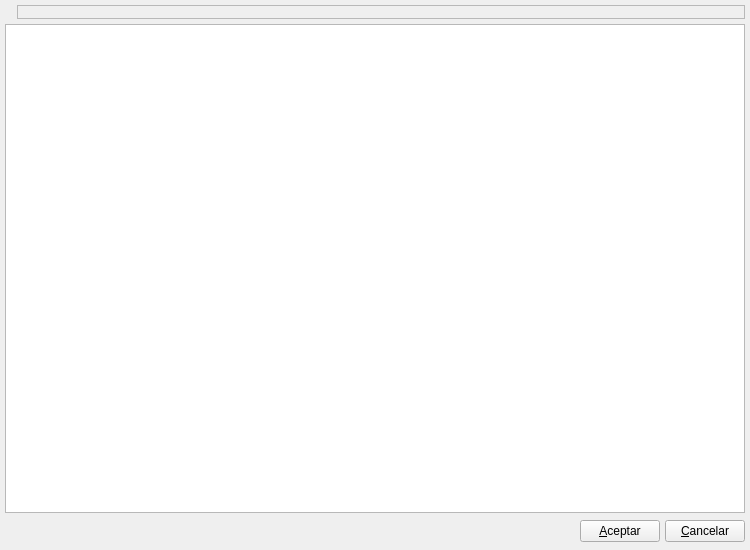
<ui version="4.0" >
 <author>Tomeu Borras Riera</author>
 <class>ListAlmacenBase</class>
 <widget class="QWidget" name="ListAlmacenBase" >
  <property name="geometry" >
   <rect>
    <x>0</x>
    <y>0</y>
    <width>750</width>
    <height>550</height>
   </rect>
  </property>
  <property name="windowTitle" >
   <string>Almacenes</string>
  </property>
  <property name="windowIcon" >
   <iconset resource="../../../bulmages.qrc" >
    <normaloff>:/Images/warehouse-list.svg</normaloff>:/Images/warehouse-list.svg</iconset>
  </property>
  <layout class="QGridLayout" >
   <property name="margin" >
    <number>5</number>
   </property>
   <property name="spacing" >
    <number>5</number>
   </property>
   <item row="2" column="0" >
    <layout class="QHBoxLayout" >
     <property name="spacing" >
      <number>5</number>
     </property>
     <property name="margin" >
      <number>0</number>
     </property>
     <item>
      <spacer>
       <property name="orientation" >
        <enum>Qt::Horizontal</enum>
       </property>
       <property name="sizeHint" stdset="0" >
        <size>
         <width>151</width>
         <height>27</height>
        </size>
       </property>
      </spacer>
     </item>
     <item>
      <widget class="QPushButton" name="mui_aceptar" >
       <property name="text" >
        <string>&amp;Aceptar</string>
       </property>
      </widget>
     </item>
     <item>
      <widget class="QPushButton" name="mui_cancelar" >
       <property name="text" >
        <string>&amp;Cancelar</string>
       </property>
      </widget>
     </item>
    </layout>
   </item>
   <item row="1" column="0" >
    <widget class="ListAlmacenSubForm" name="mui_listado" >
     <property name="horizontalScrollMode" >
      <enum>QAbstractItemView::ScrollPerPixel</enum>
     </property>
    </widget>
   </item>
   <item row="0" column="0" >
    <layout class="QHBoxLayout" >
     <property name="spacing" >
      <number>5</number>
     </property>
     <property name="margin" >
      <number>0</number>
     </property>
     <item>
      <widget class="QLabel" name="label" >
       <property name="maximumSize" >
        <size>
         <width>48</width>
         <height>48</height>
        </size>
       </property>
       <property name="pixmap" >
        <pixmap resource="../../../bulmages.qrc" >:/Images/warehouse-list.svg</pixmap>
       </property>
       <property name="scaledContents" >
        <bool>true</bool>
       </property>
      </widget>
     </item>
     <item>
      <widget class="QFrame" name="frame" >
       <property name="sizePolicy" >
        <sizepolicy vsizetype="Preferred" hsizetype="Expanding" >
         <horstretch>0</horstretch>
         <verstretch>0</verstretch>
        </sizepolicy>
       </property>
       <property name="frameShape" >
        <enum>QFrame::StyledPanel</enum>
       </property>
       <property name="frameShadow" >
        <enum>QFrame::Raised</enum>
       </property>
      </widget>
     </item>
    </layout>
   </item>
  </layout>
 </widget>
 <layoutdefault spacing="2" margin="6" />
 <customwidgets>
  <customwidget>
   <class>ListAlmacenSubForm</class>
   <extends>QTableWidget</extends>
   <header>listalmacenview.h</header>
  </customwidget>
 </customwidgets>
 <resources>
  <include location="../../../bulmages.qrc" />
 </resources>
 <connections>
  <connection>
   <sender>mui_cancelar</sender>
   <signal>clicked()</signal>
   <receiver>ListAlmacenBase</receiver>
   <slot>close()</slot>
   <hints>
    <hint type="sourcelabel" >
     <x>311</x>
     <y>563</y>
    </hint>
    <hint type="destinationlabel" >
     <x>6</x>
     <y>564</y>
    </hint>
   </hints>
  </connection>
 </connections>
</ui>
